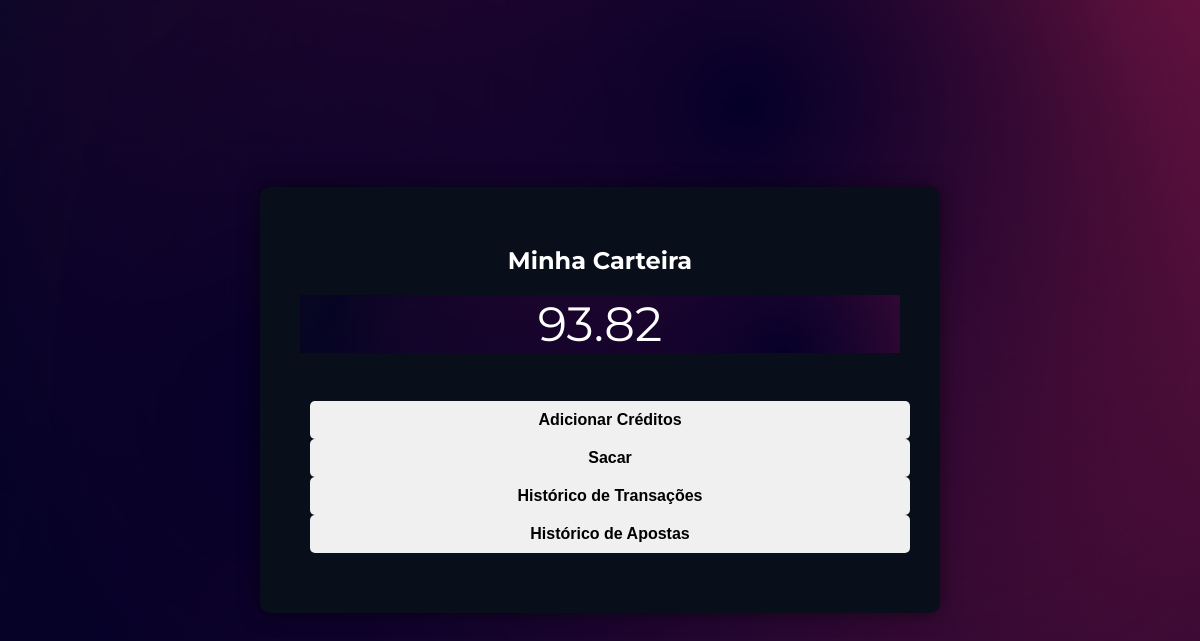
The app's page /gerenciar_carteira (signed in), older data.
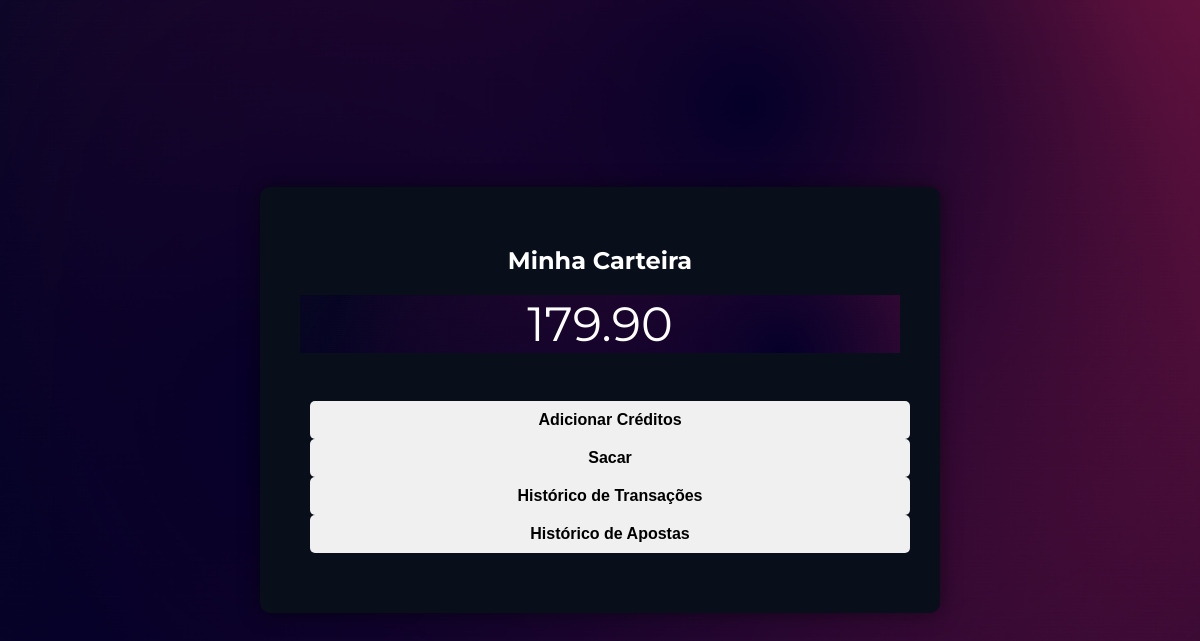
The same page, newer data.
### tables this page shows
CREATE TABLE carteiras (
        id INTEGER PRIMARY KEY AUTOINCREMENT,
        id_usuario INTEGER NOT NULL,
        saldo REAL NOT NULL DEFAULT 0.00,
        data_criacao TIMESTAMP DEFAULT CURRENT_TIMESTAMP,
        FOREIGN KEY (id_usuario) REFERENCES usuarios(id) ON DELETE CASCADE
    );

### app.py (the view)
@app.route('/gerenciar_carteira')
def gerenciar_carteira():
    if 'logged_in' in session:
        user_id = get_user_id()
        if user_id:
            conn = sqlite3.connect(database_path)
            cursor = conn.cursor()
            cursor.execute('SELECT saldo FROM carteiras WHERE id_usuario = ?', (user_id,))
            result = cursor.fetchone()
            saldo = result[0] if result else 0.00
            cursor.execute('SELECT id FROM carteiras WHERE id_usuario = ?', (user_id,))
            result = cursor.fetchone()
            if result:
                carteira_id = result[0]
            else:
                carteira_id = None  # Ou lidar com o caso de não existência
            if carteira_id:
                cursor.execute('SELECT data_transacao, tipo, valor, detalhes FROM transacoes WHERE id_carteira = ? ORDER BY data_transacao DESC', (carteira_id,))
                transacoes = cursor.fetchall()
            else:
                transacoes = []
            cursor.execute('''
                SELECT apostas.data_aposta, eventos.titulo, apostas.valor, apostas.opcao
                FROM apostas
                JOIN eventos ON apostas.id_evento = eventos.id
                WHERE apostas.id_usuario = ?
                ORDER BY apostas.data_aposta DESC
            ''', (user_id,))
            apostas = cursor.fetchall()
            conn.close()
            transacoes_formatadas = []
            for transacao in transacoes:
                transacoes_formatadas.append({
                    'data_transacao': transacao[0],
                    'tipo': transacao[1],
                    'valor': transacao[2],
                    'detalhes': transacao[3],
                })
            apostas_formatadas = []
            for aposta in apostas:
                apostas_formatadas.append({
                    'data_aposta': aposta[0],
                    'titulo_evento': aposta[1],
                    'valor': aposta[2],
                    'opcao': aposta[3],
                })
            mensagens = get_flashed_messages()
            return render_template('gerenciar_carteira.html', saldo=saldo, transacoes=transacoes_formatadas, apostas=apostas_formatadas, mensagens=mensagens)
        else:
            return redirect(url_for('login'))
    else:
        return redirect(url_for('login'))

### app.py (called while the page is built)
def get_user_id():
    email = session.get('email')
    if email:
        conn = sqlite3.connect(database_path)
        cursor = conn.cursor()
        cursor.execute('SELECT id FROM usuarios WHERE email = ?', (email,))
        result = cursor.fetchone()
        conn.close()
        if result:
            return result[0]
    return None

### templates/gerenciar_carteira.html (shortened to what this page needs)
<!DOCTYPE html>
<html lang="pt-BR">
<head>
    <link rel="stylesheet" href="{{ url_for('static', filename='css/styles.css') }}">
    <link rel="stylesheet" href="{{ url_for('static', filename='css/carteira.css') }}">
</head>
<body>
    <div class="wallet-container">
        <h2>Minha Carteira</h2>
        <div class="saldo-container">
           <span class="saldo_total"> {{'%0.2f' % saldo }}</span></p>
        </div>
        <div class="action-buttons">
            <button id="btn-adicionar-creditos">Adicionar Créditos</button>
            <button id="btn-sacar">Sacar</button>
            <button id="btn-ver-transacoes">Histórico de Transações</button>
            <button id="btn-ver-apostas">Histórico de Apostas</button>
        </div>
</body>
</html>

Row changes from the older to the newer data that the page shows:
changed carteiras: saldo "93.82" → "179.90"
